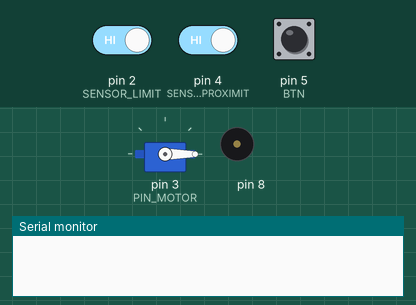
Recording of a sketch running on a simulated Arduino Uno, built with avr-gcc and run on an emulated ATmega328P. Shown: servo, buzzer (waves = sounding), the last lines printed to the serial monitor. The inputs (shaded band) are chosen by the test bench; at power-on: pin 2 (SENSOR_LIMIT) HIGH, pin 4 (SENSOR_PROXIMIT) HIGH, pin 5 (BTN) HIGH. Random numbers use the default seed unless the sketch sets one.

Above: at 1.3 s.
1.4 s: pin 2 (SENSOR_LIMIT) driven LOW
At 5.35 s:
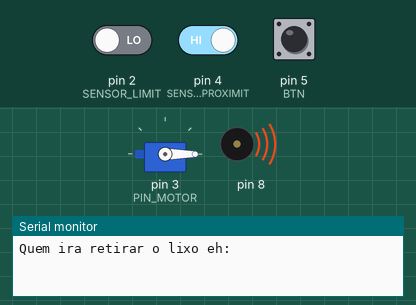
5.5 s: pin 4 (SENSOR_PROXIMIT) driven LOW
At 6.8 s:
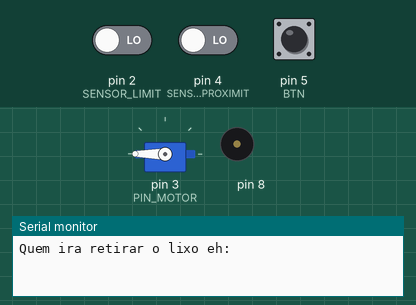
9.6 s: pin 4 (SENSOR_PROXIMIT) driven HIGH
At 12.6 s:
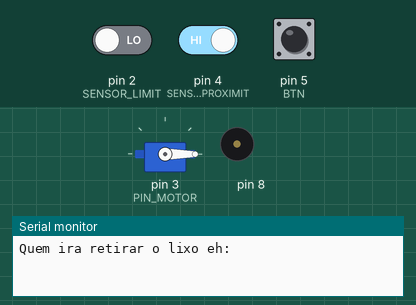
13.1 s: pin 2 (SENSOR_LIMIT) driven HIGH
Timing chart, 0 to 15.6 s (numbered marks = the images above; inputs shaded):
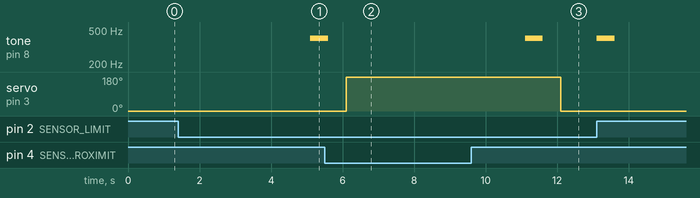

Measured:
- after the input at 1.4 s, tone on pin 8: silent → 400 Hz after 3.7 s
- after the input at 5.5 s, servo on pin 3 (PIN_MOTOR): 0° → 180° after 0.60 s
- after the input at 9.6 s, servo on pin 3 (PIN_MOTOR): 180° → 0° after 2.5 s

The sketch:

_lixeira_random.ino
```cpp
/**********************************************************************************************************************************
  Elismar Silva(https://github.com/ElismarSilva)
  Ciência da Computação - UDF
  02 de agosto de 2023

  Projeto de uma lixeira que sorteira um dos nomes entre
  todos os nomes da lista, quando estiver cheia.


*********************************************************************************************************************************/

#include <Servo.h>
#define SENSOR_LIMIT 2 //sensor que controla se a lixeira esta cheia ou vazia
#define SENSOR_PROXIMIT 4 //Sensor de proximidade para acionar a abertura da tampa
#define PIN_MOTOR 3   //Servo da tampa da lixeira
#define BTN 5 //botao que desliga o buzzer

//Lista de nomes que ira sortear ([5] matriz com 5 strings)([10] cada string
//com ate 10 caracters.
char retirar_lixo[5][10] = {"", "", "", "", ""}; // Coloque aqui quem ira sortear, mas lembre de ajustar o numero de elementos.

//cria um objeto
Servo motor_lixeira;

//armazena os valores dos sensores
int estado_Sensor_limit;
int estado_Sensor_Proximit;
int estado_Btn_OFF;

//variavel de controle
int aux = 0;
int aux1 = 0;

void executar();
void setup()
{
  motor_lixeira.attach(PIN_MOTOR);
  pinMode(SENSOR_PROXIMIT, INPUT_PULLUP);
  pinMode(SENSOR_LIMIT, INPUT_PULLUP); // Configura o pino do botão como entrada com pull-up
  pinMode(BTN, INPUT_PULLUP);
  Serial.begin(9600); // Inicializa a comunicação serial
  motor_lixeira.write(0);
  delay(100);

}


void loop()
{
  estado_Btn_OFF = digitalRead(BTN);
  estado_Sensor_Proximit = digitalRead(SENSOR_PROXIMIT);
  estado_Sensor_limit = digitalRead(SENSOR_LIMIT); // Lê o estado do botão

  int index = random(5); // Gera um índice aleatório entre 0 e 4

  if ( !estado_Sensor_Proximit) {
    abrir();
  } else {
    fechar();
  }

  if (!estado_Sensor_limit && aux == 0)
  {
    char *nomes = retirar_lixo[index]; // Obtém o item da lista usando o índice 0 ate 4
    Serial.println("Quem ira retirar o lixo eh: " + String(nomes)); // Imprime o nome selecionado

    delay(1000); // Aguarda 1 segundo
    aux = 1;
  }
  else if (!estado_Sensor_limit) {
    tone(8, 400, 500);
    delay(1000);


  } else {
    aux = 0;
  }

  if (!estado_Btn_OFF) {
    noTone(8);
    delay(15000);
    aux = 1;
  }
}

void abrir() {
  motor_lixeira.write(180);
  delay(5000);
}

void fechar() {
  motor_lixeira.write(0);
  delay(1000);
}
```
